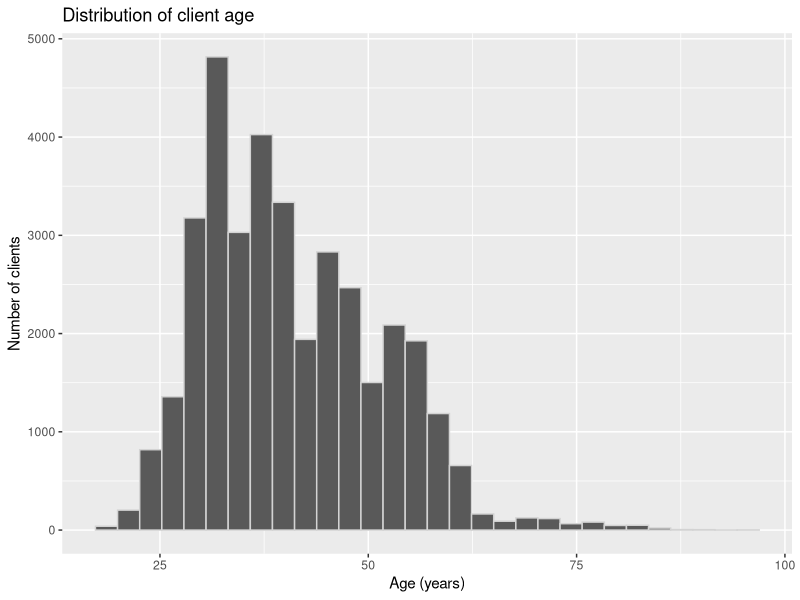
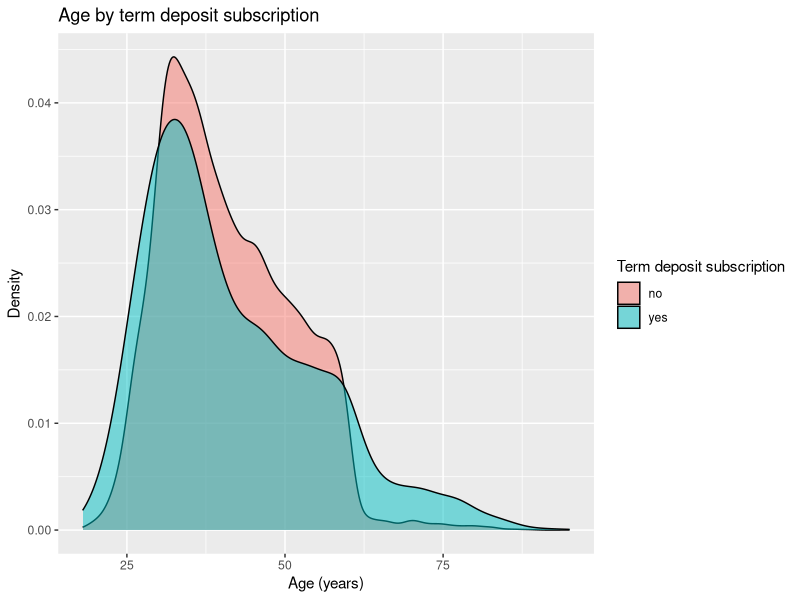
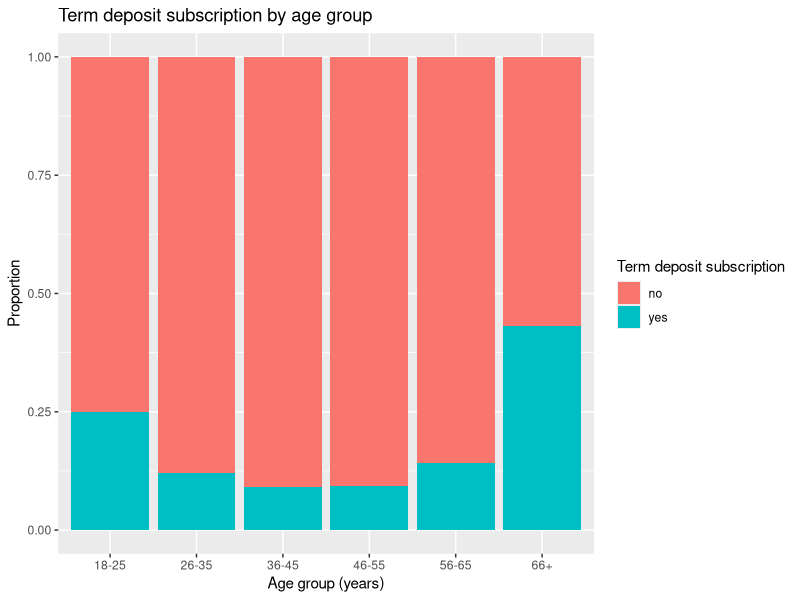
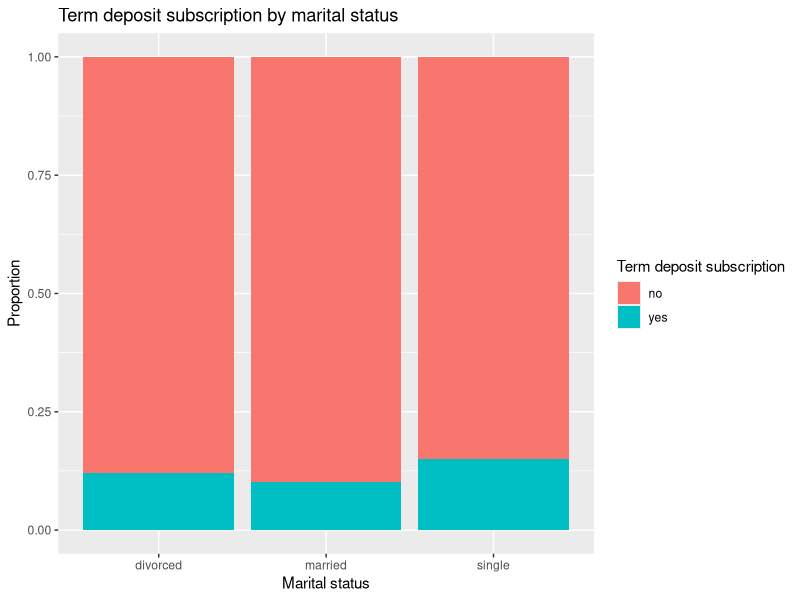
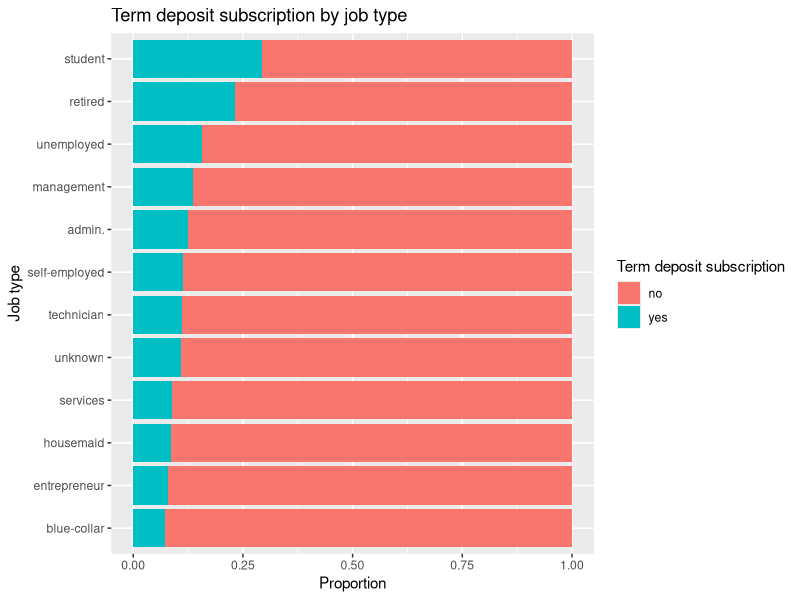
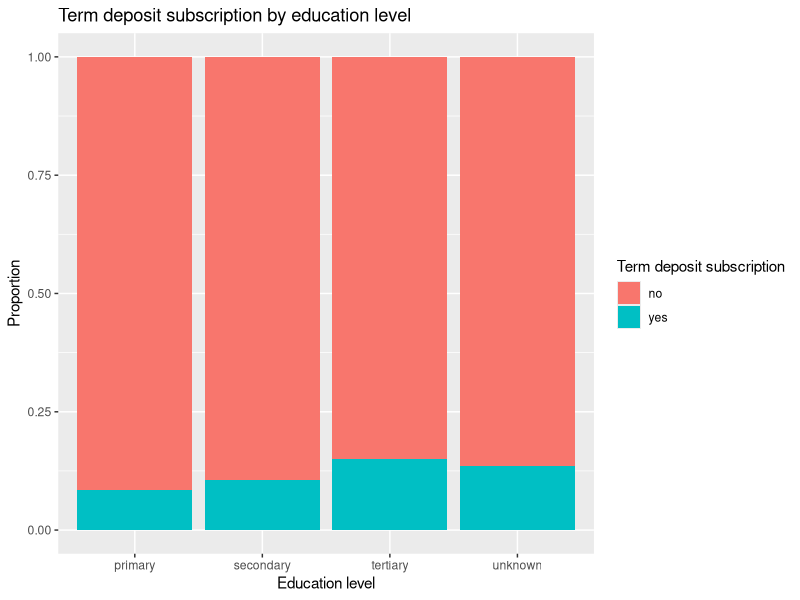
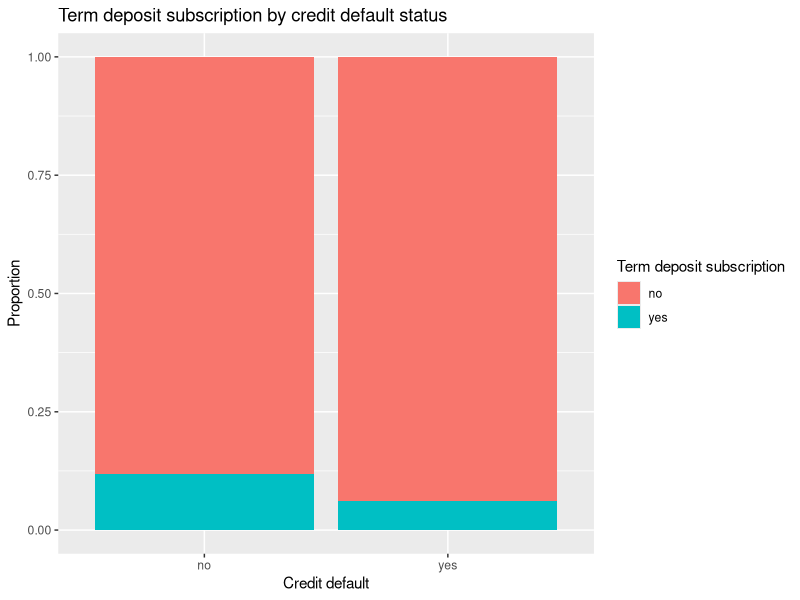
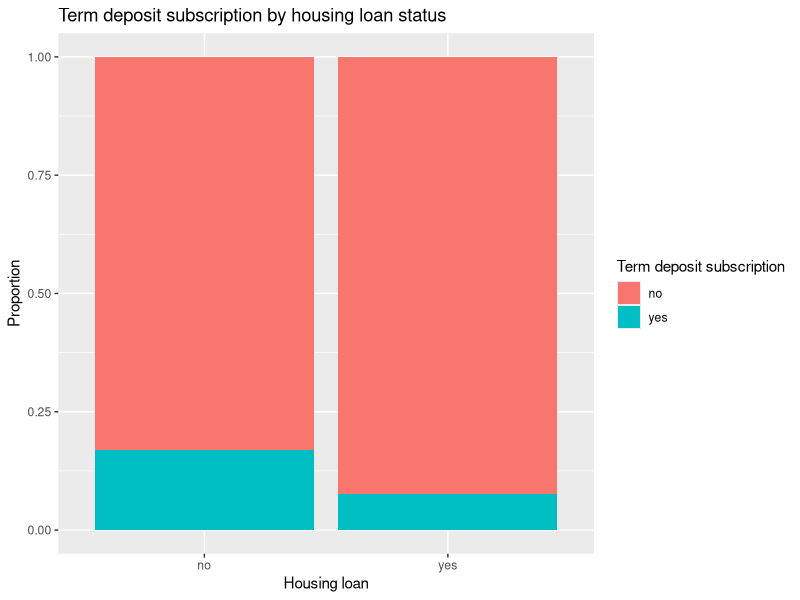

These charts were generated, in order, by the following R code:
## ---- chunk 1
knitr::opts_chunk$set(echo = TRUE, message = FALSE, warning = FALSE)
## ---- chunk 2
#### Load libraries
library(tidyverse)
library(ggplot2)
## ---- chunk 3
#### Load data
bank_df <- read_csv('../data/processed/bank_train.csv')

head(bank_df)
## ---- chunk 4
#### TARGET: term deposit subscription
bank_df |>
  rename(is_deposit = y) |>
  count(is_deposit) |>
  mutate(perc = round(n / sum(n) * 100, 2))
## ---- chunk 5
#### Filter the columns age, marital, job, education and the target column y
bank_demo_df <- bank_df |> select(age, marital, job, education, y) |>
  rename(is_deposit = y)

head(bank_demo_df)
## ---- chunk 6
#### AGE
bank_demo_df |>
  summarise(
    mean = mean(age, na.rm = TRUE),
    sd = sd(age, na.rm = TRUE),
    min = min(age, na.rm = TRUE),
    q1 = quantile(age, 0.25, na.rm = TRUE),
    median = median(age, na.rm = TRUE),
    q3 = quantile(age, 0.75, na.rm = TRUE),
    max = max(age, na.rm = TRUE)
  )
## ---- chunk 7
ggplot(bank_demo_df, aes(x = age)) +
  geom_histogram(bins = 30, color = 'lightgrey') +
  labs(
    x = "Age (years)",
    y = "Number of clients",
    title = "Distribution of client age"
  )
## ---- chunk 8
bank_demo_df |>
  group_by(is_deposit) |>
  summarise(
    mean = mean(age, na.rm = TRUE),
    sd = sd(age, na.rm = TRUE),
    min = min(age, na.rm = TRUE),
    q1 = quantile(age, 0.25, na.rm = TRUE),
    median = median(age, na.rm = TRUE),
    q3 = quantile(age, 0.75, na.rm = TRUE),
    max = max(age, na.rm = TRUE)
  )
## ---- chunk 9
ggplot(bank_demo_df, aes(x = age, fill = is_deposit)) +
  geom_density(alpha = 0.5) +
  labs(
    x = "Age (years)",
    y = "Density",
    fill = "Term deposit subscription",
    title = "Age by term deposit subscription"
  )
## ---- chunk 10
#### AGE GROUPS
bank_demo_df |>
  mutate(age_group = cut(
    age,
    breaks = c(17, 25, 35, 45, 55, 65, Inf),
    labels = c("18-25", "26-35", "36-45", "46-55", "56-65", "66+")
  )) |>
  count(age_group, is_deposit) |>
  group_by(age_group) |>
  mutate(perc = round(n / sum(n) * 100, 2))
## ---- chunk 11
bank_demo_df |>
  mutate(age_group = cut(
    age,
    breaks = c(17, 25, 35, 45, 55, 65, Inf),
    labels = c("18-25", "26-35", "36-45", "46-55", "56-65", "66+")
  )) |>
  ggplot(aes(x = age_group, fill = is_deposit)) +
  geom_bar(position = "fill") +
  labs(
    x = "Age group (years)",
    y = "Proportion",
    fill = "Term deposit subscription",
    title = "Term deposit subscription by age group"
  )
## ---- chunk 12
#### MARITAL
bank_demo_df |>
  count(marital) |>
  mutate(perc = round(n / sum(n) * 100, 2))
## ---- chunk 13
bank_demo_df |>
  count(marital, is_deposit) |>
  group_by(marital) |>
  mutate(perc = round(n / sum(n) * 100, 2))
## ---- chunk 14
ggplot(bank_demo_df, aes(x = marital, fill = is_deposit)) +
  geom_bar(position = "fill") +
  labs(
    x = "Marital status",
    y = "Proportion",
    fill = "Term deposit subscription",
    title = "Term deposit subscription by marital status"
  )
## ---- chunk 15
#### JOB
bank_demo_df |>
  count(job) |>
  mutate(perc = round(n / sum(n) * 100, 2)) |>
  arrange(desc(n))
## ---- chunk 16
bank_demo_df |>
  count(job, is_deposit) |>
  group_by(job) |>
  mutate(perc = round(n / sum(n) * 100, 2))
## ---- chunk 17
#### Order jobs by subscription rate so the plot is easier to read
job_order <- bank_demo_df |>
  group_by(job) |>
  summarise(rate = mean(is_deposit == "yes")) |>
  arrange(rate) |>
  pull(job)

ggplot(bank_demo_df, aes(y = factor(job, levels = job_order), fill = is_deposit)) +
  geom_bar(position = "fill") +
  labs(
    x = "Proportion",
    y = "Job type",
    fill = "Term deposit subscription",
    title = "Term deposit subscription by job type"
  )
## ---- chunk 18
#### EDUCATION
bank_demo_df |>
  count(education) |>
  mutate(perc = round(n / sum(n) * 100, 2))
## ---- chunk 19
bank_demo_df |>
  count(education, is_deposit) |>
  group_by(education) |>
  mutate(perc = round(n / sum(n) * 100, 2))
## ---- chunk 20
ggplot(bank_demo_df,
       aes(x = factor(education, levels = c("primary", "secondary", "tertiary", "unknown")),
           fill = is_deposit)) +
  geom_bar(position = "fill") +
  labs(
    x = "Education level",
    y = "Proportion",
    fill = "Term deposit subscription",
    title = "Term deposit subscription by education level"
  )
## ---- chunk 21
#### Filter the columns default, balance, housing, loan and the target columns of y
bank_fin_df <- bank_df |> select(default, balance, housing, loan, y) |>
  rename(is_deposit = y)

head(bank_fin_df)
## ---- chunk 22
#### DEFAULT
bank_fin_df |>
  count(default) |>
  mutate(perc = round(n / sum(n) * 100, 2))
## ---- chunk 23
bank_fin_df |>
  count(default, is_deposit) |>
  group_by(default) |>
  mutate(perc = round(n / sum(n) * 100, 2))
## ---- chunk 24
ggplot(bank_fin_df, aes(x = default, fill = is_deposit)) +
  geom_bar(position = "fill") +
  labs(
    x = "Credit default",
    y = "Proportion",
    fill = "Term deposit subscription",
    title = "Term deposit subscription by credit default status"
  )
## ---- chunk 25
#### HOUSING LOAN
bank_fin_df |>
  count(housing) |>
  mutate(perc = round(n / sum(n) * 100, 2))
## ---- chunk 26
bank_fin_df |>
  count(housing, is_deposit) |>
  group_by(housing) |>
  mutate(perc = round(n / sum(n) * 100, 2))
## ---- chunk 27
ggplot(bank_fin_df, aes(x = housing, fill = is_deposit)) +
  geom_bar(position = "fill") +
  labs(
    x = "Housing loan",
    y = "Proportion",
    fill = "Term deposit subscription",
    title = "Term deposit subscription by housing loan status"
  )
## ---- chunk 28
#### PERSONAL LOAN
bank_fin_df |>
  count(loan) |>
  mutate(perc = round(n / sum(n) * 100, 2))
## ---- chunk 29
bank_fin_df |>
  count(loan, is_deposit) |>
  group_by(loan) |>
  mutate(perc = round(n / sum(n) * 100, 2))
## ---- chunk 30
ggplot(bank_fin_df, aes(x = loan, fill = is_deposit)) +
  geom_bar(position = "fill") +
  labs(
    x = "Personal loan",
    y = "Proportion",
    fill = "Term deposit subscription",
    title = "Term deposit subscription by personal loan status"
  )
## ---- chunk 31
#### ANY LOAN (housing or personal)
bank_fin_df |>
  mutate(any_loan = if_else(housing == "yes" | loan == "yes", "yes", "no")) |>
  count(any_loan, is_deposit) |>
  group_by(any_loan) |>
  mutate(perc = round(n / sum(n) * 100, 2))
## ---- chunk 32
bank_fin_df |>
  mutate(loan_status = case_when(
    housing == "yes" & loan == "yes" ~ "Both loans",
    housing == "yes" ~ "Housing loan only",
    loan == "yes" ~ "Personal loan only",
    TRUE ~ "No loans"
  )) |>
  group_by(loan_status) |>
  summarise(
    n = n(),
    subscription_rate = round(mean(is_deposit == "yes") * 100, 2)
  ) |>
  arrange(desc(subscription_rate))
## ---- chunk 33
#### BALANCE
bank_fin_df |>
  summarise(
    mean = mean(balance, na.rm = TRUE),
    sd = sd(balance, na.rm = TRUE),
    min = min(balance, na.rm = TRUE),
    q1 = quantile(balance, 0.25, na.rm = TRUE),
    median = median(balance, na.rm = TRUE),
    q3 = quantile(balance, 0.75, na.rm = TRUE),
    max = max(balance, na.rm = TRUE),
    perc_negative = round(mean(balance < 0) * 100, 2)
  )
## ---- chunk 34
ggplot(bank_fin_df, aes(x = balance)) +
  geom_histogram(bins = 30, color = 'lightgrey') +
  labs(
    x = "Average yearly account balance (euros)",
    y = "Number of clients",
    title = "Distribution of account balance (zoomed in)"
  ) +
  coord_cartesian(xlim = c(-2000, 15000))
## ---- chunk 35
bank_fin_df |>
  group_by(is_deposit) |>
  summarise(
    mean = mean(balance, na.rm = TRUE),
    sd = sd(balance, na.rm = TRUE),
    min = min(balance, na.rm = TRUE),
    q1 = quantile(balance, 0.25, na.rm = TRUE),
    median = median(balance, na.rm = TRUE),
    q3 = quantile(balance, 0.75, na.rm = TRUE),
    max = max(balance, na.rm = TRUE),
    perc_negative = round(mean(balance < 0) * 100, 2)
  )
## ---- chunk 36
ggplot(bank_fin_df, aes(x = balance, fill = is_deposit)) +
  geom_density(alpha = 0.5) +
  labs(
    x = "Average yearly account balance (euros)",
    y = "Density",
    fill = "Term deposit subscription",
    title = "Account balance by term deposit subscription"
  ) +
  coord_cartesian(xlim = c(-1000, 10000))
## ---- chunk 37
ggplot(bank_fin_df, aes(x = is_deposit, y = balance, fill = is_deposit)) +
  geom_boxplot(outlier.alpha = 0.1) +
  labs(
    x = "Term deposit subscription",
    y = "Average yearly account balance (euros)",
    fill = "Term deposit subscription",
    title = "Account balance by term deposit subscription (zoomed in)"
  ) +
  coord_cartesian(ylim = c(-1000, 5000))
## ---- chunk 38
#### BALANCE vs DEFAULT
bank_fin_df |>
  group_by(default) |>
  summarise(
    median_balance = median(balance, na.rm = TRUE),
    mean_balance = mean(balance, na.rm = TRUE)
  )
